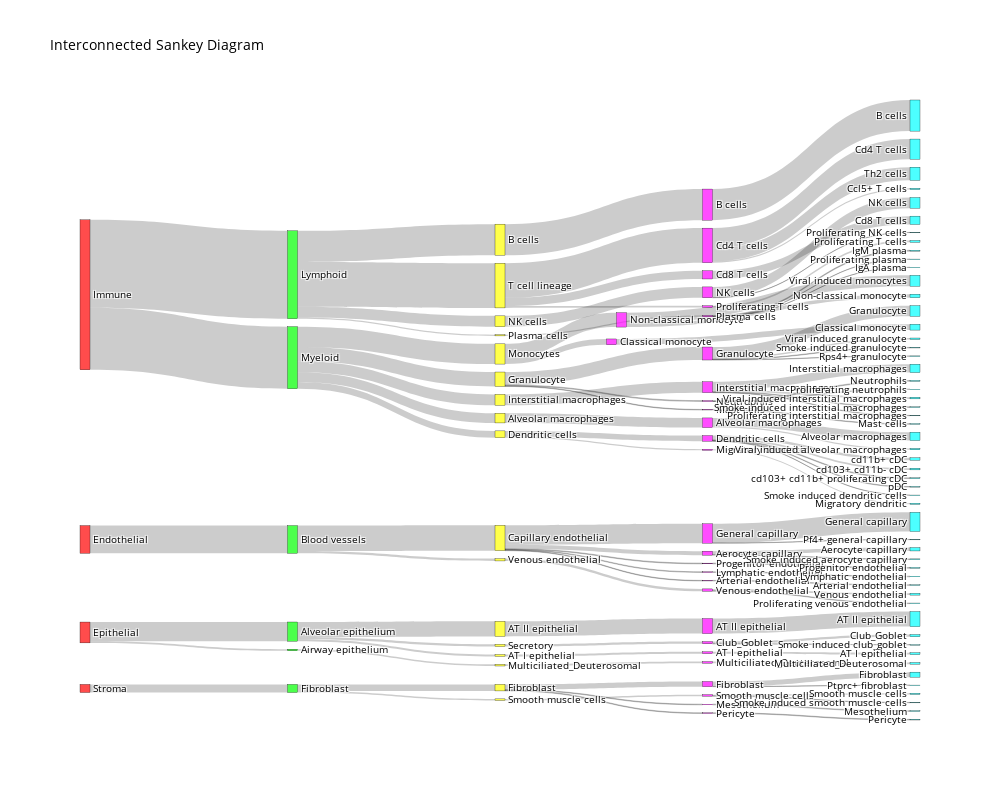

Here is the notebook cell this chart was saved with:
### Code cell
import pandas as pd
import plotly.graph_objects as go
levels = ['Level_1', 'Level_2', 'Level_3', 'Level_4', 'Level_5']

#levels = ['Level_1', 'Level_2', 'Level_3']

# Define colors for each level
level_colors = {
    'Level_1': 'rgba(255, 0, 0, 0.7)',    # Red
    'Level_2': 'rgba(0, 255, 0, 0.7)',    # Green
    'Level_2_5': 'rgba(0, 0, 255, 0.7)',  # Blue
    'Level_3': 'rgba(255, 255, 0, 0.7)',  # Yellow
    'Level_4': 'rgba(255, 0, 255, 0.7)',  # Purple
    'Level_5': 'rgba(0, 255, 255, 0.7)'   # Cyan
}

# Initialize dictionaries and data structures
node_labels = {}
level_counts = {}
flows = {}
node_x = {}

# Calculate counts for each level and store labels
for level in levels:
    level_counts[level] = adata.obs[level].value_counts()
    # Sort the labels based on the order of the index
    node_labels[level] = level_counts[level].index.tolist()

# Create a Plotly Sankey diagram
fig = go.Figure()

# Initialize lists to store node labels
node_labels_list = []

# Initialize lists to store links
source_nodes = []
target_nodes = []
values = []
link_labels = []

# Loop through each pair of source and target levels
for i in range(len(levels) - 1):
    source_level = levels[i]
    target_level = levels[i + 1]
    
    # Calculate flow values between levels iteratively
    source_counts = level_counts[source_level]
    target_counts = level_counts[target_level]
    
    # Initialize the flow matrix
    flow_matrix = pd.DataFrame(index=source_counts.index, columns=target_counts.index, data=0)
    
    # Calculate flow values based on common cell types
    for source_label in source_counts.index:
        for target_label in target_counts.index:
            common_cells = ((adata.obs[source_level] == source_label) & (adata.obs[target_level] == target_label)).sum()
            flow_matrix.loc[source_label, target_label] = common_cells
    
    flows[(source_level, target_level)] = flow_matrix.values
    
    # Ensure flow_data is a DataFrame
    flow_data = flows[(source_level, target_level)]
    source_labels = node_labels[source_level]
    target_labels = node_labels[target_level]
    flow_matrix = pd.DataFrame(flow_data, index=source_labels, columns=target_labels)
    
    # Create unique identifiers for nodes
    source_node_offset = len(node_labels_list)
    target_node_offset = len(node_labels_list) + len(source_labels)
    
    # Loop through the flow matrix and add links to the list, excluding zero values
    for source_label, source_row in flow_matrix.iterrows():
        for target_label, flow_value in source_row.items():
            if flow_value != 0:
                # Define labels with level prefixes
                source_node_label = f"{source_level}_{source_label}"
                target_node_label = f"{target_level}_{target_label}"
                
                # Check if the labels already exist in node_labels_list
                if source_node_label not in node_labels_list:
                    node_labels_list.append(source_node_label)
                if target_node_label not in node_labels_list:
                    node_labels_list.append(target_node_label)
                
                source_node = node_labels_list.index(source_node_label)
                target_node = node_labels_list.index(target_node_label)
                
                source_nodes.append(source_node)
                target_nodes.append(target_node)
                values.append(flow_value)
                link_labels.append(target_label)

node_colors = []
for node in node_labels_list:
    level_key = "_".join(node.split('_')[:2])
    if level_key == 'Level_2':
        if "_".join(node.split('_')[:3]) == 'Level_2_5':
            node_colors.append(level_colors.get("_".join(node.split('_')[:3]), 'rgba(128, 128, 128, 0.7)'))  # Assign new color for Level_2_5
        else:
            node_colors.append(level_colors.get(level_key, 'rgba(128, 128, 128, 0.7)'))  # Assign color for Level_2
    else:
        node_colors.append(level_colors.get(level_key, 'rgba(128, 128, 128, 0.7)'))  # Assign color for other levels

cleaned_node_labels = ['_'.join(label.split('_')[2:]) for label in node_labels_list]


new_node_labels = ['_'.join(label.split('_')[1:]) if label.startswith('5') else label for label in cleaned_node_labels]


# Add the x position to the nodes in the Sankey diagram
fig.add_trace(
    go.Sankey(
        arrangement = 'freeform',
        node=dict(
            pad=15,
            thickness=10,
            line=dict(color="black", width=0.3),
            label=new_node_labels,
            color=node_colors
        ),
        link=dict(
            source=source_nodes,
            target=target_nodes,
            value=values,
            label=link_labels,
        ),
    )
)
fig.update_layout(
    title='Interconnected Sankey Diagram',
    font=dict(size=10, color='black'),
	width=1000, 
    height=800,
    #2600,2200
    #1500,2000
)
#fig.update_traces(domain_y=list([0,0.5]), selector=dict(type='sankey'))
#fig.write_image("Sankey_color_1-2-3_hlca.png")

#fig.write_image("Sankey_color_final.png")

fig.show()

import pickle
with open('/home/fsboedij/Data/MouseAtlas/figures/Sankey_final_0412.pkl', 'wb') as file:
    pickle.dump(fig, file)

#with open('/home/fsboedij/Data/MouseAtlas/figures/Sankey_final_0811.pkl','rb') as file:
 #   loaded_fig=pickle.load(file)

#import pickle
#with open('/home/fsboedij/Data/MouseAtlas/figures/Sankey_1-2-3_0811.pkl', 'wb') as file:
 #   pickle.dump(fig, file)


#with open(file_path, 'rb') as file:
#    loaded_fig = pickle.load(file)

#loaded_fig.show()

### Figure 1 — Plotly figure (JSON) as saved in the notebook; plotly's stock layout.template omitted (floating-point values rounded to 4 significant figures)
{"data": [{"arrangement": "freeform", "link": {"label": ["Lymphoid", "Myeloid", "Blood vessels", "Alveolar epithelium", "Airway epithelium", "Fibroblast", "T cell lineage", "B cells", "NK cells", "Plasma cells", "Monocytes", "Granulocyte", "Interstitial macrophages", "Alveolar macrophages", "Dendritic cells", "Capillary endothelial", "Venous endothelial", "AT II epithelial", "Secretory", "AT I epithelial", "Fibroblast", "Smooth muscle cells", "Multiciliated_Deuterosomal", "Cd4 T cells", "Cd8 T cells", "Proliferating T cells", "B cells", "General capillary", "Aerocyte capillary", "Progenitor endothelial", "Lymphatic endothelial", "Arterial endothelial", "Non-classical monocyte", "Classical monocyte", "AT II epithelial", "Granulocyte", "Neutrophils", "Mast cells", "Interstitial macrophages", "NK cells", "Alveolar macrophages", "Dendritic cells", "Migratory dendritic", "Fibroblast", "Mesothelium", "Pericyte", "Venous endothelial", "Club_Goblet", "AT I epithelial", "Multiciliated_Deuterosomal", "Smooth muscle cells", "Plasma cells", "Cd4 T cells", "Th2 cells", "Ccl5+ T cells", "B cells", "General capillary", "Pf4+ general capillary", "AT II epithelial", "Viral induced monocytes", "Non-classical monocyte", "Granulocyte", "Viral induced granulocyte", "Smoke induced granulocyte", "Rps4+ granulocyte", "Interstitial macrophages", "Viral induced interstitial macrophages", "Smoke induced interstitial macrophages", "Proliferating interstitial macrophages", "NK cells", "Proliferating NK cells", "Alveolar macrophages", "Viral induced alveolar macrophages", "Cd8 T cells", "Classical monocyte", "cd11b+ cDC", "cd103+ cd11b- cDC", "cd103+ cd11b+ proliferating cDC", "pDC", "Smoke induced dendritic cells", "Fibroblast", "Ptprc+ fibroblast", "Aerocyte capillary", "Smoke induced aerocyte capillary", "Venous endothelial", "Proliferating venous endothelial", "Club_Goblet", "Smoke induced club_goblet", "AT I epithelial", "Proliferating T cells", "Multiciliated_Deuterosomal", "Smooth muscle cells", "Smoke induced smooth muscle cells", "IgM plasma", "Proliferating plasma", "IgA plasma", "Migratory dendritic", "Neutrophils", "Proliferating neutrophils", "Progenitor endothelial", "Mesothelium", "Pericyte", "Lymphatic endothelial", "Mast cells", "Arterial endothelial"], "source": [0, 0, 3, 5, 5, 8, 1, 1, 1, 1, 2, 2, 2, 2, 2, 4, 4, 6, 6, 6, 9, 9, 7, 10, 10, 10, 11, 19, 19, 19, 19, 19, 14, 14, 21, 15, 15, 15, 16, 12, 17, 18, 18, 24, 24, 24, 20, 22, 23, 26, 25, 13, 27, 27, 27, 30, 31, 31, 38, 36, 36, 39, 39, 39, 39, 42, 42, 42, 42, 43, 43, 44, 44, 28, 37, 45, 45, 45, 45, 45, 47, 47, 32, 32, 50, 50, 51, 51, 52, 29, 53, 54, 54, 55, 55, 55, 46, 40, 40, 33, 48, 49, 34, 41, 35], "target": [1, 2, 4, 6, 7, 9, 10, 11, 12, 13, 14, 15, 16, 17, 18, 19, 20, 21, 22, 23, 24, 25, 26, 27, 28, 29, 30, 31, 32, 33, 34, 35, 36, 37, 38, 39, 40, 41, 42, 43, 44, 45, 46, 47, 48, 49, 50, 51, 52, 53, 54, 55, 56, 57, 58, 59, 60, 61, 62, 63, 64, 65, 66, 67, 68, 69, 70, 71, 72, 73, 74, 75, 76, 77, 78, 79, 80, 81, 82, 83, 84, 85, 86, 87, 88, 89, 90, 91, 92, 93, 94, 95, 96, 97, 98, 99, 100, 101, 102, 103, 104, 105, 106, 107, 108], "value": [329166, 232378, 103735, 71896, 6163, 30394, 167418, 116486, 40675, 4587, 75705, 53952, 40950, 36188, 25583, 94989, 8746, 56406, 8345, 7145, 24545, 5849, 6163, 129614, 30992, 6812, 116486, 72652, 15074, 2741, 2357, 2165, 53893, 21812, 56406, 48641, 3125, 2186, 40950, 40675, 36188, 21314, 4269, 19524, 2512, 2509, 8746, 8345, 7145, 6163, 5849, 4587, 75401, 49229, 4984, 116486, 71620, 1032, 56406, 40761, 13132, 39883, 5342, 2084, 1332, 31219, 6166, 2186, 1379, 39895, 780, 30942, 5246, 30992, 21812, 9244, 6351, 2827, 2132, 760, 18745, 779, 12548, 2526, 6707, 2039, 8212, 133, 7145, 6812, 6163, 4423, 1426, 3190, 1003, 394, 4269, 3026, 99, 2741, 2512, 2509, 2357, 2186, 2165]}, "node": {"color": ["rgba(255, 0, 0, 0.7)", "rgba(0, 255, 0, 0.7)", "rgba(0, 255, 0, 0.7)", "rgba(255, 0, 0, 0.7)", "rgba(0, 255, 0, 0.7)", "rgba(255, 0, 0, 0.7)", "rgba(0, 255, 0, 0.7)", "rgba(0, 255, 0, 0.7)", "rgba(255, 0, 0, 0.7)", "rgba(0, 255, 0, 0.7)", "rgba(255, 255, 0, 0.7)", "rgba(255, 255, 0, 0.7)", "rgba(255, 255, 0, 0.7)", "rgba(255, 255, 0, 0.7)", "rgba(255, 255, 0, 0.7)", "rgba(255, 255, 0, 0.7)", "rgba(255, 255, 0, 0.7)", "rgba(255, 255, 0, 0.7)", "rgba(255, 255, 0, 0.7)", "rgba(255, 255, 0, 0.7)", "rgba(255, 255, 0, 0.7)", "rgba(255, 255, 0, 0.7)", "rgba(255, 255, 0, 0.7)", "rgba(255, 255, 0, 0.7)", "rgba(255, 255, 0, 0.7)", "rgba(255, 255, 0, 0.7)", "rgba(255, 255, 0, 0.7)", "rgba(255, 0, 255, 0.7)", "rgba(255, 0, 255, 0.7)", "rgba(255, 0, 255, 0.7)", "rgba(255, 0, 255, 0.7)", "rgba(255, 0, 255, 0.7)", "rgba(255, 0, 255, 0.7)", "rgba(255, 0, 255, 0.7)", "rgba(255, 0, 255, 0.7)", "rgba(255, 0, 255, 0.7)", "rgba(255, 0, 255, 0.7)", "rgba(255, 0, 255, 0.7)", "rgba(255, 0, 255, 0.7)", "rgba(255, 0, 255, 0.7)", "rgba(255, 0, 255, 0.7)", "rgba(255, 0, 255, 0.7)", "rgba(255, 0, 255, 0.7)", "rgba(255, 0, 255, 0.7)", "rgba(255, 0, 255, 0.7)", "rgba(255, 0, 255, 0.7)", "rgba(255, 0, 255, 0.7)", "rgba(255, 0, 255, 0.7)", "rgba(255, 0, 255, 0.7)", "rgba(255, 0, 255, 0.7)", "rgba(255, 0, 255, 0.7)", "rgba(255, 0, 255, 0.7)", "rgba(255, 0, 255, 0.7)", "rgba(255, 0, 255, 0.7)", "rgba(255, 0, 255, 0.7)", "rgba(255, 0, 255, 0.7)", "rgba(0, 255, 255, 0.7)", "rgba(0, 255, 255, 0.7)", "rgba(0, 255, 255, 0.7)", "rgba(0, 255, 255, 0.7)", "rgba(0, 255, 255, 0.7)", "rgba(0, 255, 255, 0.7)", "rgba(0, 255, 255, 0.7)", "rgba(0, 255, 255, 0.7)", "rgba(0, 255, 255, 0.7)", "rgba(0, 255, 255, 0.7)", "rgba(0, 255, 255, 0.7)", "rgba(0, 255, 255, 0.7)", "rgba(0, 255, 255, 0.7)", "rgba(0, 255, 255, 0.7)", "rgba(0, 255, 255, 0.7)", "rgba(0, 255, 255, 0.7)", "rgba(0, 255, 255, 0.7)", "rgba(0, 255, 255, 0.7)", "rgba(0, 255, 255, 0.7)", "rgba(0, 255, 255, 0.7)", "rgba(0, 255, 255, 0.7)", "rgba(0, 255, 255, 0.7)", "rgba(0, 255, 255, 0.7)", "rgba(0, 255, 255, 0.7)", "rgba(0, 255, 255, 0.7)", "rgba(0, 255, 255, 0.7)", "rgba(0, 255, 255, 0.7)", "rgba(0, 255, 255, 0.7)", "rgba(0, 255, 255, 0.7)", "rgba(0, 255, 255, 0.7)", "rgba(0, 255, 255, 0.7)", "rgba(0, 255, 255, 0.7)", "rgba(0, 255, 255, 0.7)", "rgba(0, 255, 255, 0.7)", "rgba(0, 255, 255, 0.7)", "rgba(0, 255, 255, 0.7)", "rgba(0, 255, 255, 0.7)", "rgba(0, 255, 255, 0.7)", "rgba(0, 255, 255, 0.7)", "rgba(0, 255, 255, 0.7)", "rgba(0, 255, 255, 0.7)", "rgba(0, 255, 255, 0.7)", "rgba(0, 255, 255, 0.7)", "rgba(0, 255, 255, 0.7)", "rgba(0, 255, 255, 0.7)", "rgba(0, 255, 255, 0.7)", "rgba(0, 255, 255, 0.7)", "rgba(0, 255, 255, 0.7)", "rgba(0, 255, 255, 0.7)", "rgba(0, 255, 255, 0.7)", "rgba(0, 255, 255, 0.7)", "rgba(0, 255, 255, 0.7)", "rgba(0, 255, 255, 0.7)"], "label": ["Immune", "Lymphoid", "Myeloid", "Endothelial", "Blood vessels", "Epithelial", "Alveolar epithelium", "Airway epithelium", "Stroma", "Fibroblast", "T cell lineage", "B cells", "NK cells", "Plasma cells", "Monocytes", "Granulocyte", "Interstitial macrophages", "Alveolar macrophages", "Dendritic cells", "Capillary endothelial", "Venous endothelial", "AT II epithelial", "Secretory", "AT I epithelial", "Fibroblast", "Smooth muscle cells", "Multiciliated_Deuterosomal", "Cd4 T cells", "Cd8 T cells", "Proliferating T cells", "B cells", "General capillary", "Aerocyte capillary", "Progenitor endothelial", "Lymphatic endothelial", "Arterial endothelial", "Non-classical monocyte", "Classical monocyte", "AT II epithelial", "Granulocyte", "Neutrophils", "Mast cells", "Interstitial macrophages", "NK cells", "Alveolar macrophages", "Dendritic cells", "Migratory dendritic", "Fibroblast", "Mesothelium", "Pericyte", "Venous endothelial", "Club_Goblet", "AT I epithelial", "Multiciliated_Deuterosomal", "Smooth muscle cells", "Plasma cells", "Cd4 T cells", "Th2 cells", "Ccl5+ T cells", "B cells", "General capillary", "Pf4+ general capillary", "AT II epithelial", "Viral induced monocytes", "Non-classical monocyte", "Granulocyte", "Viral induced granulocyte", "Smoke induced granulocyte", "Rps4+ granulocyte", "Interstitial macrophages", "Viral induced interstitial macrophages", "Smoke induced interstitial macrophages", "Proliferating interstitial macrophages", "NK cells", "Proliferating NK cells", "Alveolar macrophages", "Viral induced alveolar macrophages", "Cd8 T cells", "Classical monocyte", "cd11b+ cDC", "cd103+ cd11b- cDC", "cd103+ cd11b+ proliferating cDC", "pDC", "Smoke induced dendritic cells", "Fibroblast", "Ptprc+ fibroblast", "Aerocyte capillary", "Smoke induced aerocyte capillary", "Venous endothelial", "Proliferating venous endothelial", "Club_Goblet", "Smoke induced club_goblet", "AT I epithelial", "Proliferating T cells", "Multiciliated_Deuterosomal", "Smooth muscle cells", "Smoke induced smooth muscle cells", "IgM plasma", "Proliferating plasma", "IgA plasma", "Migratory dendritic", "Neutrophils", "Proliferating neutrophils", "Progenitor endothelial", "Mesothelium", "Pericyte", "Lymphatic endothelial", "Mast cells", "Arterial endothelial"], "line": {"color": "black", "width": 0.3}, "pad": 15, "thickness": 10, "x": [0.005952, 0.253, 0.253, 0.005952, 0.253, 0.005952, 0.253, 0.253, 0.005952, 0.253, 0.5, 0.5, 0.5, 0.5, 0.5, 0.5, 0.5, 0.5, 0.5, 0.5, 0.5, 0.5, 0.5, 0.5, 0.5, 0.5, 0.5, 0.747, 0.747, 0.747, 0.747, 0.747, 0.747, 0.747, 0.747, 0.747, 0.6446, 0.6327, 0.747, 0.747, 0.747, 0.747, 0.747, 0.747, 0.747, 0.747, 0.747, 0.747, 0.747, 0.747, 0.747, 0.747, 0.747, 0.747, 0.747, 0.747, 0.994, 0.994, 0.994, 0.994, 0.994, 0.994, 0.994, 0.994, 0.994, 0.994, 0.994, 0.994, 0.994, 0.994, 0.994, 0.994, 0.994, 0.994, 0.994, 0.994, 0.994, 0.994, 0.994, 0.994, 0.994, 0.994, 0.994, 0.994, 0.994, 0.994, 0.994, 0.994, 0.994, 0.994, 0.994, 0.994, 0.994, 0.994, 0.994, 0.994, 0.994, 0.994, 0.994, 0.994, 0.994, 0.994, 0.994, 0.994, 0.994, 0.994, 0.994, 0.994, 0.994], "y": [0.3143, 0.2819, 0.4157, 0.7088, 0.7088, 0.8588, 0.8574, 0.8871, 0.9491, 0.9491, 0.2993, 0.2253, 0.3569, 0.3795, 0.4096, 0.4504, 0.4836, 0.5131, 0.5392, 0.7064, 0.7416, 0.853, 0.8797, 0.8959, 0.9478, 0.9672, 0.9116, 0.2346, 0.282, 0.3333, 0.1687, 0.6992, 0.7309, 0.7476, 0.7615, 0.7753, 0.3546, 0.3901, 0.8485, 0.4089, 0.4855, 0.4995, 0.4632, 0.3102, 0.5206, 0.5458, 0.5641, 0.9421, 0.975, 0.9889, 0.7904, 0.8753, 0.8914, 0.9071, 0.9604, 0.3486, 0.07925, 0.1189, 0.1434, 0.02509, 0.6804, 0.7089, 0.8372, 0.2916, 0.316, 0.3403, 0.3851, 0.3995, 0.413, 0.4329, 0.4807, 0.4954, 0.5089, 0.1659, 0.2137, 0.5425, 0.5631, 0.194, 0.3664, 0.579, 0.5952, 0.61, 0.6239, 0.6374, 0.9268, 0.9439, 0.7246, 0.7407, 0.7971, 0.8118, 0.864, 0.8786, 0.893, 0.2281, 0.9087, 0.9578, 0.9719, 0.2431, 0.2568, 0.2699, 0.6513, 0.4531, 0.4666, 0.7547, 0.9856, 0.9995, 0.7686, 0.5225, 0.7824]}, "type": "sankey"}], "layout": {"font": {"color": "black", "size": 10}, "height": 800, "title": {"text": "Interconnected Sankey Diagram"}, "width": 1000}}
